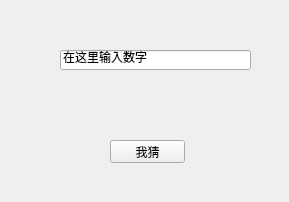
<?xml version="1.0" encoding="UTF-8"?>
<ui version="4.0">
 <class>MainWindow</class>
 <widget class="QMainWindow" name="MainWindow">
  <property name="geometry">
   <rect>
    <x>0</x>
    <y>0</y>
    <width>289</width>
    <height>202</height>
   </rect>
  </property>
  <property name="windowTitle">
   <string>学点编程吧--猜数字游戏</string>
  </property>
  <property name="windowIcon">
   <iconset>
    <normaloff>xdbcb8.ico</normaloff>xdbcb8.ico</iconset>
  </property>
  <property name="toolTip">
   <string/>
  </property>
  <widget class="QWidget" name="centralWidget">
   <widget class="QPushButton" name="pushButton">
    <property name="geometry">
     <rect>
      <x>110</x>
      <y>140</y>
      <width>75</width>
      <height>23</height>
     </rect>
    </property>
    <property name="toolTip">
     <string>&lt;b&gt;点击这里猜数字&lt;/b&gt;</string>
    </property>
    <property name="statusTip">
     <string/>
    </property>
    <property name="text">
     <string>我猜</string>
    </property>
   </widget>
   <widget class="QLineEdit" name="lineEdit">
    <property name="geometry">
     <rect>
      <x>60</x>
      <y>50</y>
      <width>191</width>
      <height>20</height>
     </rect>
    </property>
    <property name="text">
     <string>在这里输入数字</string>
    </property>
   </widget>
  </widget>
 </widget>
 <resources/>
 <connections/>
</ui>
